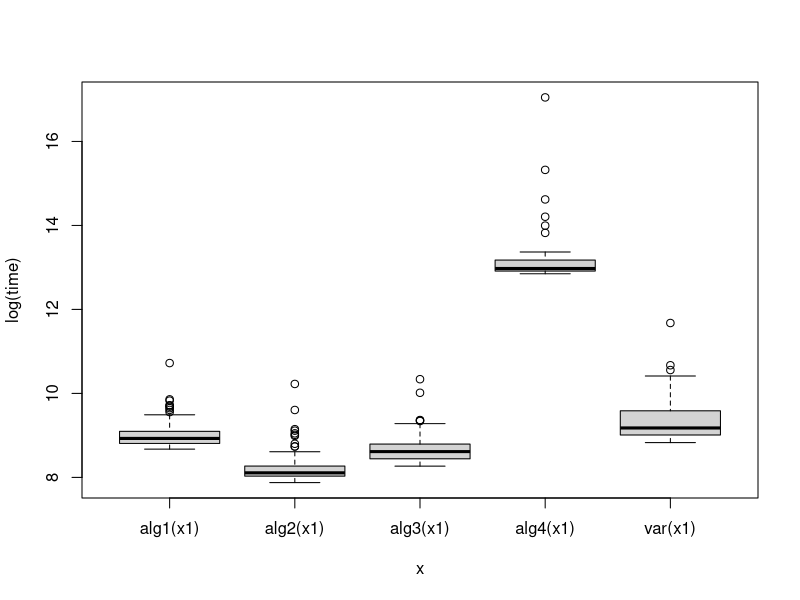
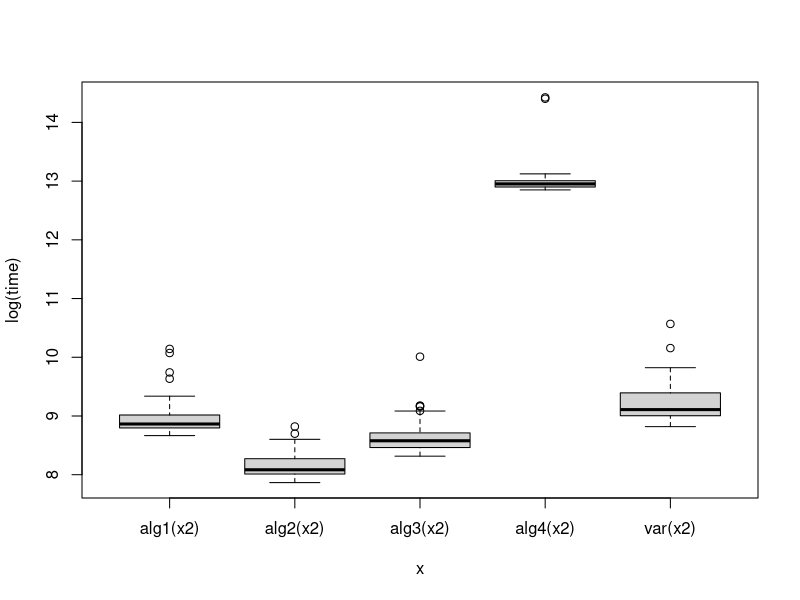
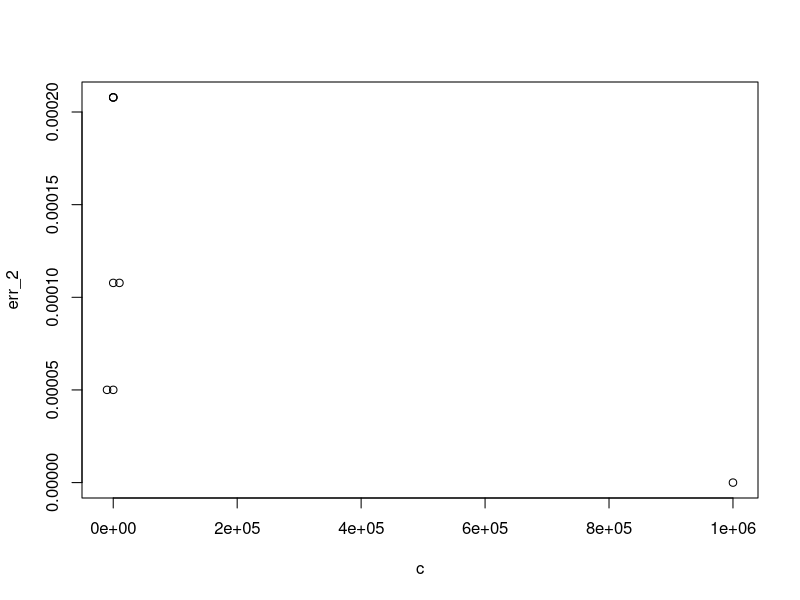
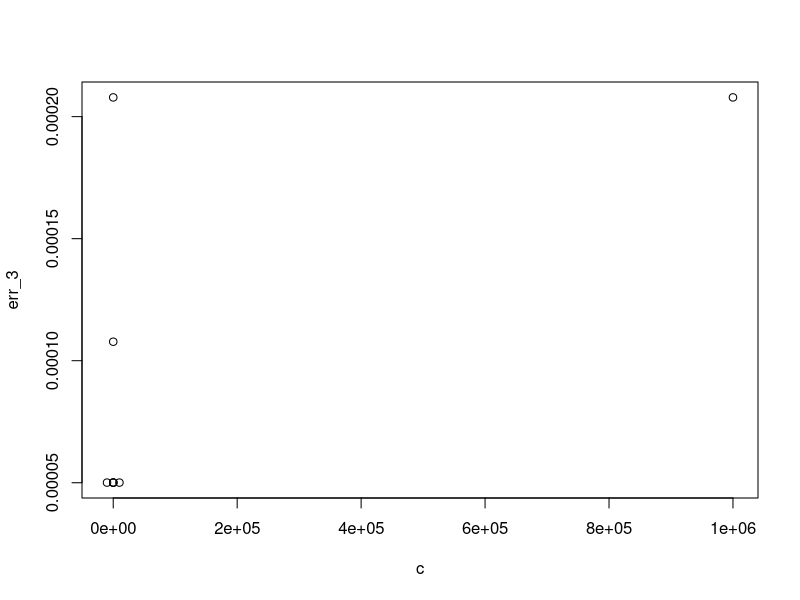
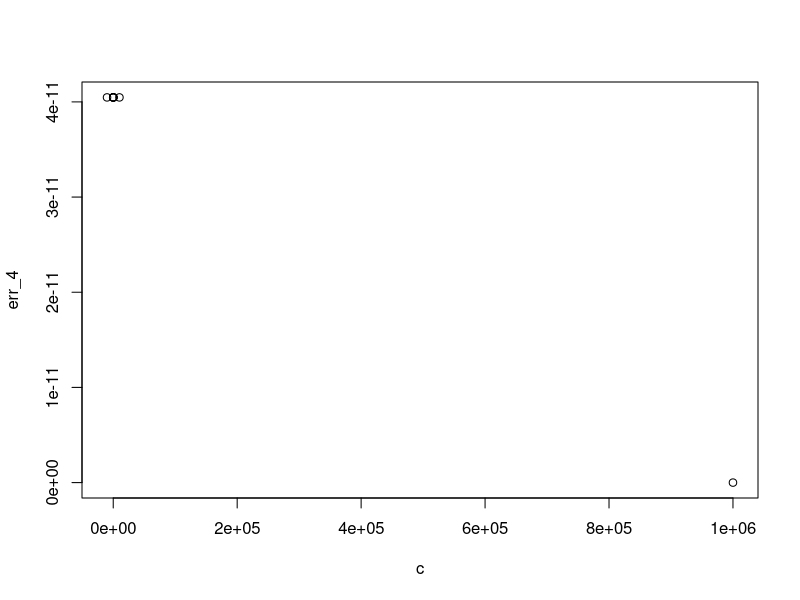

Write the R code that produced these figures, in order.
## ---- chunk 1
set.seed(12208877)
library(microbenchmark)
## ---- chunk 2
alg1 <- function(nums){
  m <- mean(nums)
  sum_n <- sum((nums - m)^2)
  return (sum_n / (length(nums) - 1))
}
## ---- chunk 3
alg2 <- function(nums){
  p1 <- sum(nums^2)
  p2 <- sum(nums)^2 / length(nums)
  return ((p1 - p2) / (length(nums) - 1))
}
## ---- chunk 4
alg3 <- function(nums, c=-1){
  if (c == -1) {
    c <- nums[1]
  }
  p1 <- sum((nums-c)^2)
  
  p2 <- sum(nums-c)^2 / length(nums)
  
  return ((p1 - p2) / (length(nums) - 1))
}
## ---- chunk 5
cal_mean <- function(xc, xmp, n){
  return (xmp + (xc - xmp) / n)
}
cal_s <- function(xc, xmp, sp, n){
  return (((n-2)/(n-1)) * sp + ((xc - xmp)^2/n))
}

alg4 <- function(nums){
  m <- mean(nums[1:2])
  s <- sum((nums[1:2] - m)^2)
  for (i in c(3:length(nums))){
    s <- cal_s(nums[i], m, s, i)
    m <- cal_mean(nums[i], m, i)
  }
  return (s)
}
## ---- chunk 6
wrapper <- function(nums){
  print(alg1(nums))
  print(alg2(nums))
  print(alg3(nums))
  print(alg4(nums))
  print(var(nums))
}
wrapper2 <- function(f, nums){
  return (f(nums))
}
## ---- chunk 7
set.seed(12208877)
wrapper(rnorm(100, mean=1000000))
## ---- chunk 8
#set.seed(12208877)
x1 <- rnorm(100)
x2 <- rnorm(100, mean=1000000)
comparison <- microbenchmark(alg1(x1), alg2(x1), alg3(x1), alg4(x1), var(x1))
comparison
plot(comparison$expr, log(comparison$time), ylab="log(time)")

comparison2 <- microbenchmark(alg1(x2), alg2(x2), alg3(x2), alg4(x2), var(x2))
comparison2
plot(comparison2$expr, log(comparison2$time), ylab="log(time)")
## ---- chunk 9
algs <- c(alg1, alg2, alg3, alg4)

shift_x <- function(x, shift){
  return (x-shift)
}
compare <- function(x_or, shift){
  x <- shift_x(x_or, shift)
  for (i in 1:4) {
    if (i == 3) {
      cat("variance", i, "\n")
      cat("all.equal:", all.equal(alg3(x, shift), wrapper2(var, x_or)), "\n")
      cat("identical:", identical(alg3(x, shift), wrapper2(var, x_or)),  "\n")
      cat("==:", alg3(x, shift) == wrapper2(var, x_or),  "\n\n")
    }
    else {
      cat("variance", i, "\n")
      cat("all.equal:", all.equal(wrapper2(algs[[i]], x), wrapper2(var, x_or)), "\n")
      cat("identical:", identical(wrapper2(algs[[i]], x), wrapper2(var, x_or)),  "\n")
      cat("==:", wrapper2(algs[[i]], x) == wrapper2(var, x_or),  "\n\n")
    }
  }
}
compare(x1, 0)
compare(x2, 0)
## ---- chunk 10
compare(x1, 0.2)
## ---- chunk 11
compare(x1, 2)
## ---- chunk 12
compare(x1, 20)
## ---- chunk 13
compare(x2, 2)
## ---- chunk 14
compare(x2, 100000)
## ---- chunk 15
compare(x2, 1000000)
## ---- chunk 16
list_c <- c(-10000, -10, -2, 0, 2, 10, 10000, 1000000)
res3 <- c()
res2 <- c()
res1 <- c()
res4 <- c()
for (i in 1:length(list_c)){
  x_new <- shift_x(x2, list_c[i])
  res1[i] <- alg1(x_new)
  res2[i] <- alg2(x_new)
  res3[i] <- alg3(x_new, list_c[i])
  res4[i] <- alg4(x_new)
}
err_3 <-  abs(c(res3) - var(x2))
err_2 <- abs(c(res2) - var(x2))
err_1 <- abs(c(res1) - var(x2))
err_4 <-  abs(c(res4) - var(x2))
plot(list_c,err_2, xlab = "c")
plot(list_c,err_3, xlab = "c")
plot(list_c,err_4, xlab = "c")

df <- data.frame(list_c, err_1, res1, err_2, res2, err_3, res3, err_4, res4)
df
## ---- chunk 17
calc_cond_number <- function(nums, c=0){
  m <- mean(nums)
  s <- sum((nums-m)^2)
  return (sqrt(1 + (((m-c)^2)*length(nums))/s))
}

calc_cond_number(x1)
calc_cond_number(x1, c=3)
## ---- chunk 18
calc_cond_number(x2)
calc_cond_number(x2, c=3)
calc_cond_number(x2, c=1000000)
## ---- chunk 19
calc_cond_number(rnorm(1000000, mean = 0.0000000000000000000000001))
calc_cond_number(rnorm(1000000, mean = 0.0000000000000000000000001), c=0.0000000000000000000000001)
calc_cond_number(rnorm(1000000, mean = 0.0000000000000000000000001), c=1)
